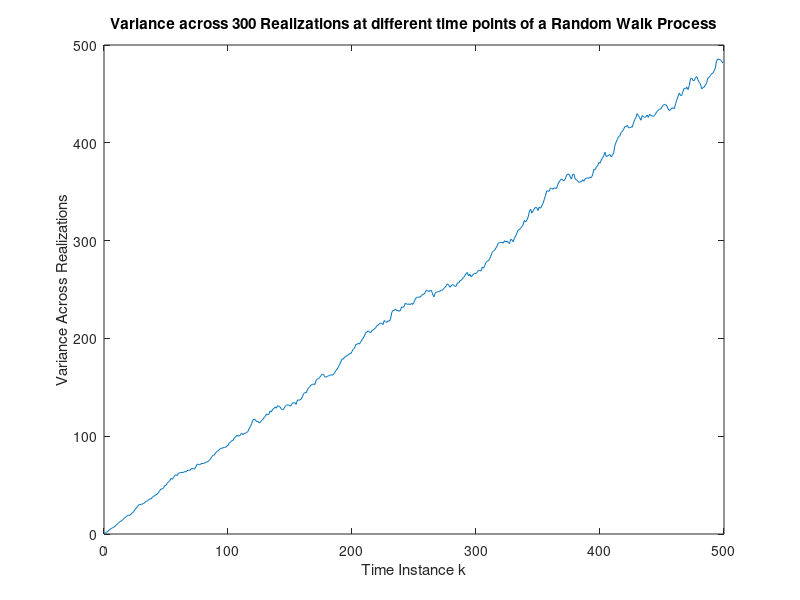

Source code (MATLAB):
%% Generate R realizations of a Random Walk Process process with GWN, simulated for N timepoints

% Sample sizes and realizations
N = 500; R = 300;
%Time points
time_points = 0:(N-1);
%Realization X Observation matrix
data_mat = zeros(R,N);
%Storing variances across all realizations for different time points
var_vector = zeros(1,N);

for i = 2:N
    %Simulating Random Walk Process with GWN 
    data_mat(:,i) = data_mat(:,i-1)+ randn(R,1);
    %Calculating Variance
    var_vector(i) = var(data_mat(:,i));
end

%Plotting Variance
plot(time_points,var_vector,"-")
xlabel("Time Instance k")
ylabel("Variance Across Realizations")
title("Variance across 300 Realizations at different time points of a Random Walk Process")